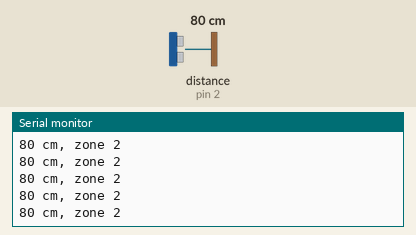
Recording of a sketch running on a simulated Arduino Uno, built with avr-gcc and run on an emulated ATmega328P. Parts: the last lines printed to the serial monitor. Wiring (inferred from the names in the program): ultrasonic range finder: trigger pin 3; echo pin 2. The inputs (shaded band) are chosen by the test bench; at power-on: distance to the obstacle (sensor on pin 2) 80 cm. The echo pulse lasts 58.3 µs per cm.

Above: at 1.2 s.
1.3 s: distance to the obstacle (sensor on pin 2) set to 2 cm
At 1.38 s:
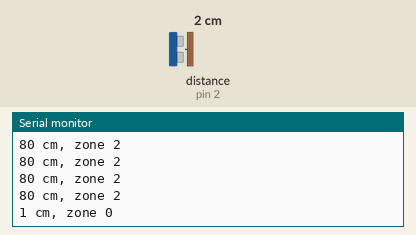
2.8 s: distance to the obstacle (sensor on pin 2) set to 4 cm
At 2.89 s:
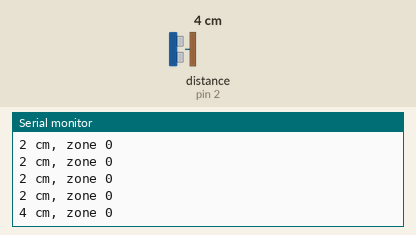
Timing chart, 0 to 5.8 s (numbered marks = the images above; inputs shaded):
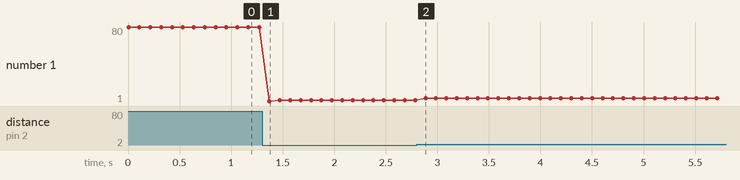

The sketch:

Ultrasonic.ino
```cpp
const int trigPin = 3;
const int echoPin = 2;

void setup() {
  Serial.begin(115200);
  pinMode(trigPin, OUTPUT);
  pinMode(echoPin, INPUT);
}

int readDistance() {
  digitalWrite(trigPin, LOW);
  delayMicroseconds(2);

  digitalWrite(trigPin, HIGH);
  delayMicroseconds(10);
  digitalWrite(trigPin, LOW);

  long duration = pulseIn(echoPin, HIGH, 30000);

  if (duration == 0) {
    return -1; // No echo received
  }

  return duration / 58;
}

int classifyZone(int distance, int nearLimit, int farLimit) {
  if (distance < 0) return -1; // No valid reading
  if (distance < nearLimit) return 0; // Danger
  if (distance < farLimit) return 1;  // Warning
  return 2;                           // Safe
}

void loop() {
  int distance = readDistance();

  if (distance < 0) {
    Serial.println("No echo detected");
  } else {
    int zone = classifyZone(distance, 10, 30);

    Serial.print(distance);
    Serial.print(" cm, zone ");
    Serial.println(zone);
  }

  delay(100);
}
```

functions.ino
```cpp

```

Measured:
- after the input at 1.3 s, the serial monitor: prints a new line after 0.07 s (image 1)
- after the input at 2.8 s, the serial monitor: prints a new line after 0.09 s (image 2)
- plotted number 1: 2 → 4 after the input at 2.8 s
